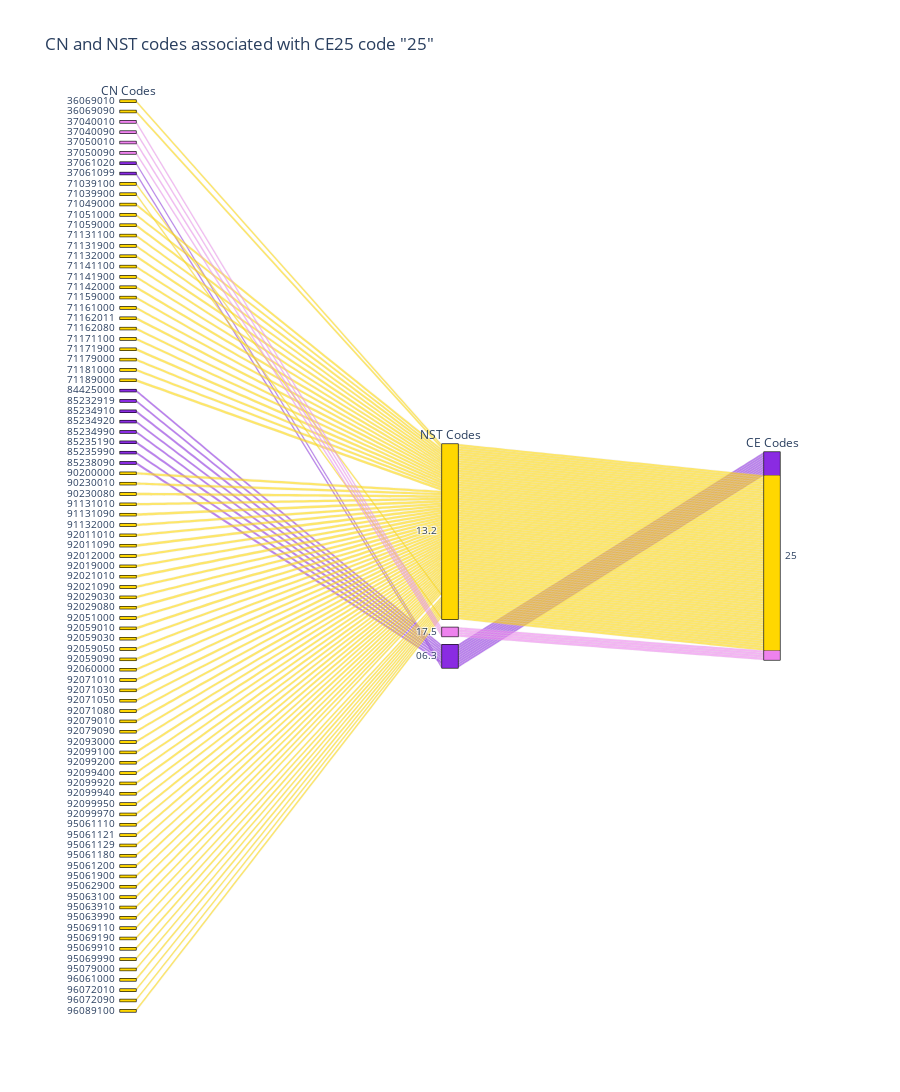

Here is the notebook cell this chart was saved with:
### Code cell
fig = px.parallel_categories(df_25,  
                              labels={'CN':'CN Codes', 'NST':'NST Codes', 'CE': 'CE Codes'},
                              dimensions=['CN', 'NST', 'CE'],
                              color='colors',
                              title='CN and NST codes associated with CE25 code "25"',
                              height=1200
                            )
fig.show()

### Figure 1 — Plotly figure (JSON) as saved in the notebook; plotly's stock layout.template omitted (floating-point values rounded to 4 significant figures)
{"data": [{"dimensions": [{"label": "CN Codes", "values": ["36069010", "36069090", "37040010", "37040090", "37050010", "37050090", "37061020", "37061099", "71039100", "71039900", "71049000", "71051000", "71059000", "71131100", "71131900", "71132000", "71141100", "71141900", "71142000", "71159000", "71161000", "71162011", "71162080", "71171100", "71171900", "71179000", "71181000", "71189000", "84425000", "85232919", "85234910", "85234920", "85234990", "85235190", "85235990", "85238090", "90200000", "90230010", "90230080", "91131010", "91131090", "91132000", "92011010", "92011090", "92012000", "92019000", "92021010", "92021090", "92029030", "92029080", "92051000", "92059010", "92059030", "92059050", "92059090", "92060000", "92071010", "92071030", "92071050", "92071080", "92079010", "92079090", "92093000", "92099100", "92099200", "92099400", "92099920", "92099940", "92099950", "92099970", "95061110", "95061121", "95061129", "95061180", "95061200", "95061900", "95062900", "95063100", "95063910", "95063990", "95069110", "95069190", "95069910", "95069990", "95079000", "96061000", "96072010", "96072090", "96089100"]}, {"label": "NST Codes", "values": ["13.2", "13.2", "17.5", "17.5", "17.5", "17.5", "06.3", "06.3", "13.2", "13.2", "13.2", "13.2", "13.2", "13.2", "13.2", "13.2", "13.2", "13.2", "13.2", "13.2", "13.2", "13.2", "13.2", "13.2", "13.2", "13.2", "13.2", "13.2", "06.3", "06.3", "06.3", "06.3", "06.3", "06.3", "06.3", "06.3", "13.2", "13.2", "13.2", "13.2", "13.2", "13.2", "13.2", "13.2", "13.2", "13.2", "13.2", "13.2", "13.2", "13.2", "13.2", "13.2", "13.2", "13.2", "13.2", "13.2", "13.2", "13.2", "13.2", "13.2", "13.2", "13.2", "13.2", "13.2", "13.2", "13.2", "13.2", "13.2", "13.2", "13.2", "13.2", "13.2", "13.2", "13.2", "13.2", "13.2", "13.2", "13.2", "13.2", "13.2", "13.2", "13.2", "13.2", "13.2", "13.2", "13.2", "13.2", "13.2", "13.2"]}, {"label": "CE Codes", "values": ["25", "25", "25", "25", "25", "25", "25", "25", "25", "25", "25", "25", "25", "25", "25", "25", "25", "25", "25", "25", "25", "25", "25", "25", "25", "25", "25", "25", "25", "25", "25", "25", "25", "25", "25", "25", "25", "25", "25", "25", "25", "25", "25", "25", "25", "25", "25", "25", "25", "25", "25", "25", "25", "25", "25", "25", "25", "25", "25", "25", "25", "25", "25", "25", "25", "25", "25", "25", "25", "25", "25", "25", "25", "25", "25", "25", "25", "25", "25", "25", "25", "25", "25", "25", "25", "25", "25", "25", "25"]}], "domain": {"x": [0, 1], "y": [0, 1]}, "line": {"color": ["gold", "gold", "violet", "violet", "violet", "violet", "blueviolet", "blueviolet", "gold", "gold", "gold", "gold", "gold", "gold", "gold", "gold", "gold", "gold", "gold", "gold", "gold", "gold", "gold", "gold", "gold", "gold", "gold", "gold", "blueviolet", "blueviolet", "blueviolet", "blueviolet", "blueviolet", "blueviolet", "blueviolet", "blueviolet", "gold", "gold", "gold", "gold", "gold", "gold", "gold", "gold", "gold", "gold", "gold", "gold", "gold", "gold", "gold", "gold", "gold", "gold", "gold", "gold", "gold", "gold", "gold", "gold", "gold", "gold", "gold", "gold", "gold", "gold", "gold", "gold", "gold", "gold", "gold", "gold", "gold", "gold", "gold", "gold", "gold", "gold", "gold", "gold", "gold", "gold", "gold", "gold", "gold", "gold", "gold", "gold", "gold"], "coloraxis": "coloraxis"}, "name": "", "type": "parcats"}], "layout": {"coloraxis": {"colorbar": {"title": {"text": "colors"}}, "colorscale": [[0, "#0d0887"], [0.1111, "#46039f"], [0.2222, "#7201a8"], [0.3333, "#9c179e"], [0.4444, "#bd3786"], [0.5556, "#d8576b"], [0.6667, "#ed7953"], [0.7778, "#fb9f3a"], [0.8889, "#fdca26"], [1, "#f0f921"]]}, "height": 1200, "legend": {"tracegroupgap": 0}, "title": {"text": "CN and NST codes associated with CE25 code \"25\""}}}
